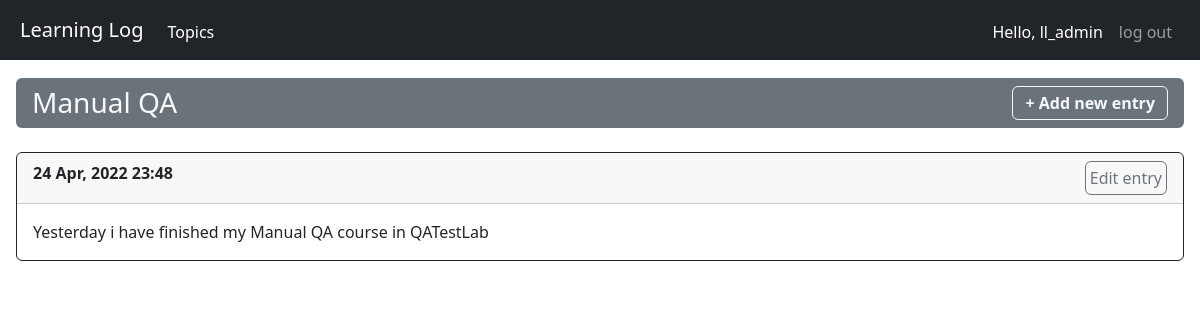
The app's page /topics/4 (signed in) with its own data.
### learning_logs/models.py (models this page shows, shortened)
class Topic(models.Model):
    text = models.CharField(max_length=200)
    date_added = models.DateTimeField(auto_now_add=True)
    owner = models.ForeignKey(User, models.CASCADE)
    def __str__(self):
        return self.text

class Entry(models.Model):
    topic = models.ForeignKey(Topic, models.CASCADE)
    text = models.TextField()
    date_added = models.DateTimeField(auto_now_add=True)
    class Meta:
        verbose_name_plural = 'entries'

### learning_logs/views.py (the view)
# urls.py: path('topics/<int:topic_id>', views.topic, name='topic'),
@login_required
def topic(request, topic_id):
    topic = Topic.objects.get(id=topic_id)
    check_topic_owner(request, topic)
    entries = topic.entry_set.order_by('-date_added')
    context = {'topic': topic, 'entries': entries}
    return render(request, 'learning_logs/topic.html', context)

### learning_logs/views.py (called while the page is built)
def check_topic_owner(request, topic):
    if topic.owner != request.user:
        raise Http404

### learning_logs/templates/learning_logs/topic.html
{% extends 'learning_logs/base.html' %}
{% block header %}
  <div class="card border-0 mb-4 bg-secondary">
    <div class="card-header text-light border-0">
      <span class="h3">{{ topic }}</span>
      <a class="btn btn-outline-light py-1 float-end"
         href="{% url 'learning_logs:new_entry' topic.id %}">
        <b>+ Add new entry</b>
      </a>
    </div>
  </div>
{% endblock header %}
{% block content %}
  {% for entry in entries %}
    <div class="card border-dark mb-3">
      <div class="card-header">
        <b>{{ entry.date_added|date:'d M, Y H:i' }}</b>
        <a class="btn btn-outline-secondary p-1 float-end"
           href="{% url 'learning_logs:edit_entry' entry.id %}">
          Edit entry
        </a>
      </div>
      <div class="card-body text-dark">
        <p class="card-text">{{ entry.text }}</p>
      </div>
    </div>
  {% empty %}
    <div class="card">
      <p class="card-text fs-5 p-2">
        There are no entries for this topic yet
      </p>
    </div>
  {% endfor %}
{% endblock content %}

### learning_logs/templates/learning_logs/base.html (shortened to what this page needs)
{% load bootstrap5 %}
<html lang="en">
<head>
  {% bootstrap_css %}
</head>
<body>
  <nav class="navbar sticky-top navbar-expand-sm px-2 navbar-dark bg-dark">
    <div class="container-fluid">
      <a class="navbar-brand" href="{% url 'learning_logs:index' %}">
        Learning Log
      </a>
      <div class="collapse navbar-collapse mb-0 mt-1 mb-lg-0" id="navbarNav">
        <div class="navbar-nav me-auto">
          <a class="nav-link active" aria-current="page"
             href="{% url 'learning_logs:topics' %}">
            Topics
          </a>
        </div>
        <div class="navbar-nav">
          {% if user.is_authenticated %}
            <a class="nav-link active">Hello, {{ user.username }}</a>
            <a class="nav-link" aria-current="page"
               href="{% url 'users:logout' %}">log out</a>
          {% else %}
            <a class="nav-link" aria-current="page"
               href="{% url 'users:login' %}">log in</a>
            <a class="nav-link" aria-current="page"
               href="{% url 'users:register' %}">register</a>
          {% endif %}
        </div>
      </div>
    </div>
  </nav>
  <div class="container-fluid px-3" style="margin-top:1.5%">
    <div class="page-header">
      {% block header %}{% endblock header %}
    </div>
    <div>
      {% block content%}{% endblock content%}
    </div>
  </div>
</body>
</html>

### records on screen
Topic: text "Manual QA"
Entry: date_added "24 Apr, 2022 23:48", text "Yesterday i have finished my Manual QA course in QATestLab"

### other values on screen
{{ user.username }} "ll_admin"
